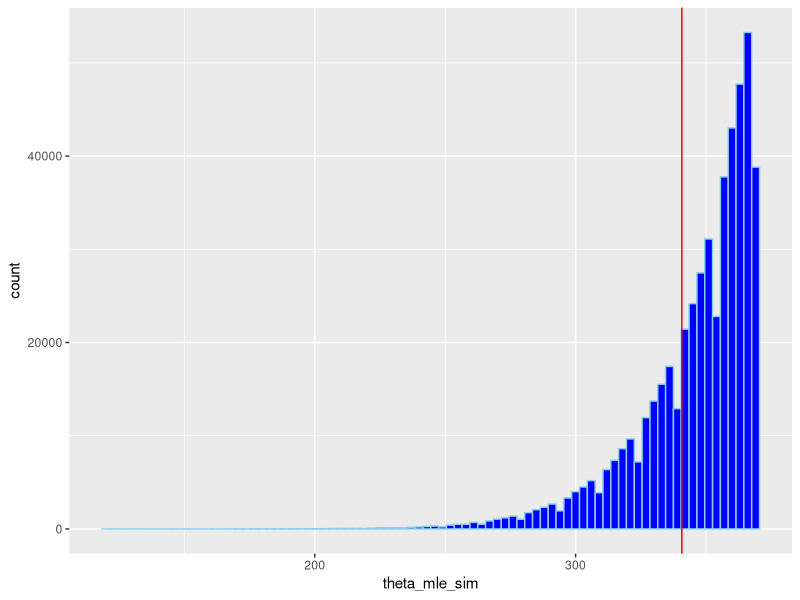
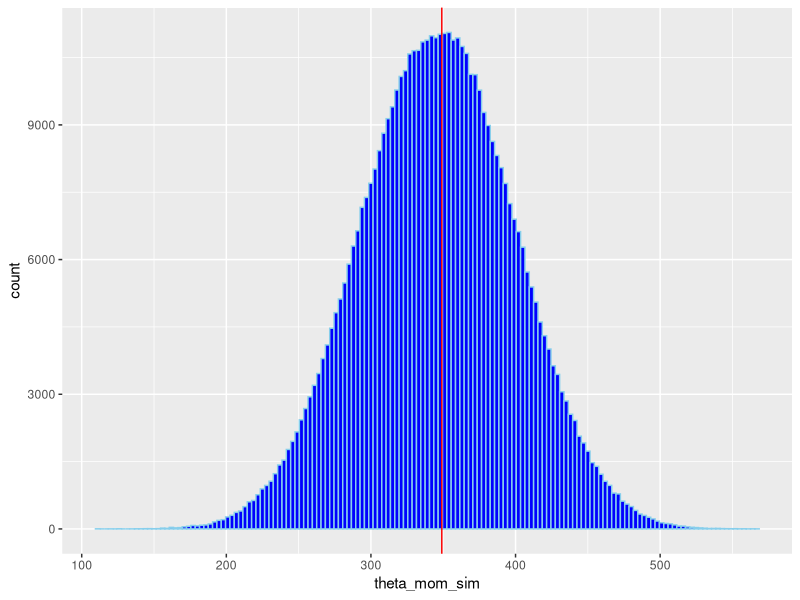

Reproduce these figures in R, in order.
## ---- chunk 1
knitr::opts_chunk$set(echo = TRUE)

library(tidyverse)

serial <- c(47, 126, 285, 318, 142, 55, 231, 102, 
       164, 85, 242, 62, 289, 290)
## ---- chunk 2
theta_mle <- ceiling((15/14)*max(serial))

it <- 500000
theta_mle_sim <- rep(0, it)
x <- rep(0, 14)
for(i in 1:it){
  x <- ceiling(runif(14, 0, 345))
  theta_mle_sim[i] <-  (15/14)*max(x)
}

data <- data.frame(theta_mle_sim)

ggplot(data) +
  geom_histogram(aes(theta_mle_sim), binwidth = 3, col = "skyblue", fill = "blue") +
  geom_vline(aes(xintercept = (15/14)*max(serial)), col = "red")

p_value <- (sum(theta_mle_sim >= theta_mle)+1)/(it + 1)
p_value
## ---- chunk 3
theta_mom <- ceiling(2*mean(serial))

it <- 500000
theta_mom_sim <- rep(0, it)
x <- rep(0, 14)
for(i in 1:it){
  x <- ceiling(runif(14, 0, 345))
  theta_mom_sim[i] <-  2*mean(x)
}

data <- data.frame(theta_mom_sim)

ggplot(data) +
  geom_histogram(aes(theta_mom_sim), binwidth = 3, col = "skyblue", fill = "blue") +
  geom_vline(aes(xintercept = ceiling(2*mean(serial))), col = "red")

p_value <- (sum(theta_mom_sim >= theta_mom)+1)/(it + 1)
p_value
